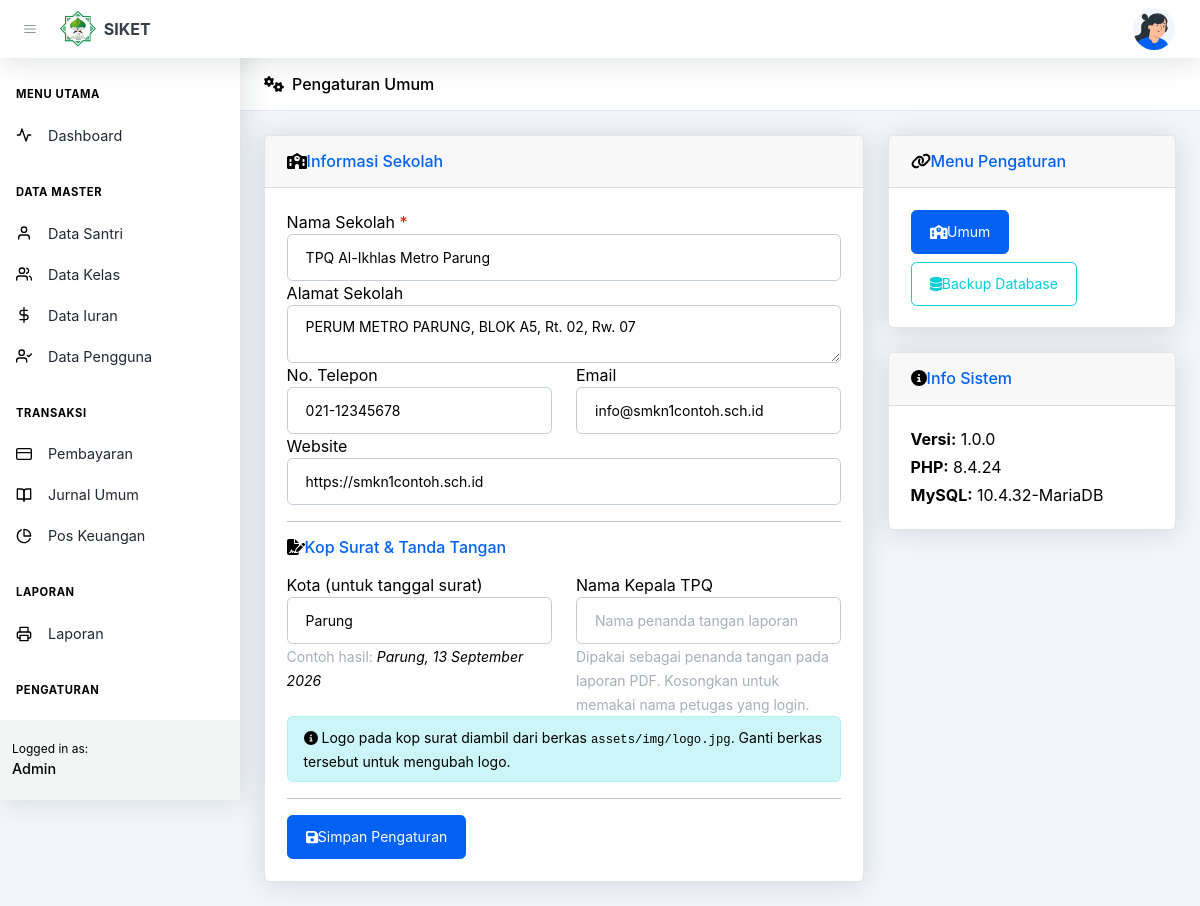
The page /pages/setting/general.php (signed in) on the database its author committed.
### tables this page shows
CREATE TABLE `settings` (
  `id` int(11) NOT NULL,
  `setting_key` varchar(100) NOT NULL,
  `setting_value` text DEFAULT NULL,
  `setting_type` enum('text','password','email','number','boolean','json') DEFAULT 'text',
  `setting_group` varchar(50) DEFAULT 'general',
  `description` varchar(255) DEFAULT NULL,
  `created_at` timestamp NOT NULL DEFAULT current_timestamp(),
  `updated_at` timestamp NOT NULL DEFAULT current_timestamp() ON UPDATE current_timestamp()
);

### config/database.php (called while the page is built, shortened)
<?php
$conn = mysqli_connect(DB_HOST, DB_USER, DB_PASS, DB_NAME);
mysqli_set_charset($conn, "utf8mb4");
function getSettingsByGroup($group)
{
    global $conn;
    $group = mysqli_real_escape_string($conn, $group);
    $query = "SELECT * FROM settings WHERE setting_group = '$group' ORDER BY id";
    $result = mysqli_query($conn, $query);
    $settings = [];
    if ($result) {
        while ($row = mysqli_fetch_assoc($result)) {
            $settings[$row['setting_key']] = $row;
        }
    }
    return $settings;
}
?>

### config/app.php (called while the page is built, shortened)
<?php
$bulan_indo = [
    'Januari',
    'Februari',
    'Maret',
    'April',
    'Mei',
    'Juni',
    'Juli',
    'Agustus',
    'September',
    'Oktober',
    'November',
    'Desember'
];
function tanggalIndo($date)
{
    global $bulan_indo;
    $timestamp = strtotime($date);
    $day = date('d', $timestamp);
    $month = $bulan_indo[date('n', $timestamp) - 1];
    $year = date('Y', $timestamp);
    return "$day $month $year";
}
?>

### pages/setting/general.php (the view, shortened to what this page needs)
<?php
require_once '../../includes/header.php';
require_once '../../includes/sidebar.php';
$settings = getSettingsByGroup('general');
?>
<header class="page-header page-header-compact page-header-light border-bottom bg-white mb-4">
    <div class="container-xl px-4">
        <div class="page-header-content">
            <div class="row align-items-center justify-content-between pt-3">
                <div class="col-auto mb-3">
                    <h1 class="page-header-title">
                        <div class="page-header-icon"><i class="fas fa-cogs"></i></div>
                        Pengaturan Umum
                    </h1>
                </div>
            </div>
        </div>
    </div>
</header>
<div class="container-xl px-4 mt-4">
                    <div class="row">
                        <div class="col-lg-8">
                            <div class="card shadow mb-4">
                                <div class="card-header py-3">
                                    <h6 class="m-0 font-weight-bold text-primary">
                                        <i class="fas fa-school mr-2"></i>Informasi Sekolah
                                    </h6>
                                </div>
                                <div class="card-body">
                                    <form method="POST" action="">
                                        <div class="form-group">
                                            <label>Nama Sekolah <span class="text-danger">*</span></label>
                                            <input type="text" name="nama_sekolah" class="form-control" value="<?php echo htmlspecialchars($settings['nama_sekolah']['setting_value'] ?? ''); ?>" required>
                                        </div>
                                        <div class="form-group">
                                            <label>Alamat Sekolah</label>
                                            <textarea name="alamat_sekolah" class="form-control" rows="2"><?php echo htmlspecialchars($settings['alamat_sekolah']['setting_value'] ?? ''); ?></textarea>
                                        </div>
                                        <div class="row">
                                            <div class="col-md-6">
                                                <div class="form-group">
                                                    <label>No. Telepon</label>
                                                    <input type="text" name="telp_sekolah" class="form-control" value="<?php echo htmlspecialchars($settings['telp_sekolah']['setting_value'] ?? ''); ?>">
                                                </div>
                                            </div>
                                            <div class="col-md-6">
                                                <div class="form-group">
                                                    <label>Email</label>
                                                    <input type="email" name="email_sekolah" class="form-control" value="<?php echo htmlspecialchars($settings['email_sekolah']['setting_value'] ?? ''); ?>">
                                                </div>
                                            </div>
                                        </div>
                                        <div class="form-group">
                                            <label>Website</label>
                                            <input type="url" name="website_sekolah" class="form-control" value="<?php echo htmlspecialchars($settings['website_sekolah']['setting_value'] ?? ''); ?>" placeholder="https://">
                                        </div>
                                        <hr>
                                        <h6 class="font-weight-bold text-primary mb-3">
                                            <i class="fas fa-file-signature mr-2"></i>Kop Surat &amp; Tanda Tangan
                                        </h6>
                                        <div class="row">
                                            <div class="col-md-6">
                                                <div class="form-group">
                                                    <label>Kota (untuk tanggal surat)</label>
                                                    <input type="text" name="kota_sekolah" class="form-control" value="<?php echo htmlspecialchars($settings['kota_sekolah']['setting_value'] ?? 'Parung'); ?>" placeholder="Parung">
                                                    <small class="form-text text-muted">Contoh hasil: <em>Parung, <?php echo tanggalIndo(date('Y-m-d')); ?></em></small>
                                                </div>
                                            </div>
                                            <div class="col-md-6">
                                                <div class="form-group">
                                                    <label>Nama Kepala TPQ</label>
                                                    <input type="text" name="kepala_tpq" class="form-control" value="<?php echo htmlspecialchars($settings['kepala_tpq']['setting_value'] ?? ''); ?>" placeholder="Nama penanda tangan laporan">
                                                    <small class="form-text text-muted">Dipakai sebagai penanda tangan pada laporan PDF. Kosongkan untuk memakai nama petugas yang login.</small>
                                                </div>
                                            </div>
                                        </div>
                                        <div class="alert alert-info py-2">
                                            <small>
                                                <i class="fas fa-info-circle mr-1"></i>
                                                Logo pada kop surat diambil dari berkas
                                                <code>assets/img/logo.jpg</code>. Ganti berkas tersebut untuk mengubah logo.
                                            </small>
                                        </div>
                                        <hr>
                                        <button type="submit" class="btn btn-primary">
                                            <i class="fas fa-save"></i> Simpan Pengaturan
                                        </button>
                                    </form>
                                </div>
                            </div>
                        </div>
                        <div class="col-lg-4">
                            <div class="card shadow mb-4">
                                <div class="card-header py-3">
                                    <h6 class="m-0 font-weight-bold text-primary">
                                        <i class="fas fa-link mr-2"></i>Menu Pengaturan
                                    </h6>
                                </div>
                                <div class="card-body">
                                    <a href="general.php" class="btn btn-primary btn-block mb-2">
                                        <i class="fas fa-school"></i> Umum
                                    </a>
                                    <a href="backup.php" class="btn btn-outline-info btn-block">
                                        <i class="fas fa-database"></i> Backup Database
                                    </a>
                                </div>
                            </div>
                            <div class="card shadow mb-4">
                                <div class="card-header py-3">
                                    <h6 class="m-0 font-weight-bold text-primary">
                                        <i class="fas fa-info-circle mr-2"></i>Info Sistem
                                    </h6>
                                </div>
                                <div class="card-body">
                                    <p class="mb-1"><strong>Versi:</strong> <?php echo APP_VERSION; ?></p>
                                    <p class="mb-1"><strong>PHP:</strong> <?php echo phpversion(); ?></p>
                                    <p class="mb-0"><strong>MySQL:</strong> <?php echo mysqli_get_server_info($conn); ?></p>
                                </div>
                            </div>
                        </div>
                    </div>
                </div>
<?php require_once '../../includes/footer.php'; ?>

### assets/css/custom.css (style rules this page uses)
:root { --bs-body-color: #000000; --bs-body-color-rgb: 0, 0, 0; --bs-gray-600: #000000; }
body { color: #000000; }
body :not(.badge):not(.badge *):not(.btn):not(.btn *):not(a):not(.text-primary):not(.text-secondary):not(.text-success):not(.text-danger):not(.text-warning):not(.text-info):not(.text-white):not(.text-light):not(i):not(svg) { color: #000000; }

### rows shown on the page
settings: nama_sekolah "TPQ Al-Ikhlas Metro Parung"
settings: alamat_sekolah "PERUM METRO PARUNG, BLOK A5, Rt. 02, Rw. 07"
settings: telp_sekolah "021-12345678"
settings: email_sekolah "info@smkn1contoh.sch.id"
settings: website_sekolah "https://smkn1contoh.sch.id"

### other values the page prints
$level_display "Admin"
APP_VERSION "1.0.0"
phpversion() "8.4.24"
mysqli_get_server_info($conn) "10.4.32-MariaDB"
